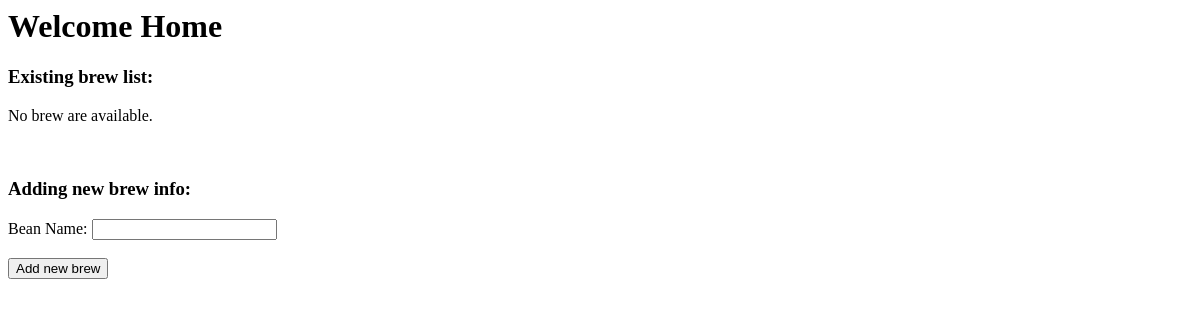
The app's page /, older data.
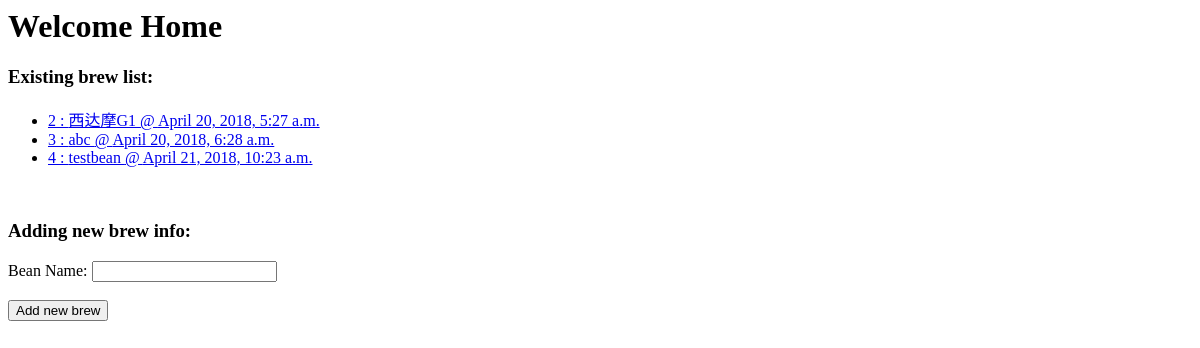
The same page, newer data.
### brew/models.py (models this page shows, shortened)
class BrewInfo(models.Model):
    bean_text = models.CharField(u'咖啡豆', max_length=50)
    pub_date = models.DateTimeField(u'创建时间', default=timezone.now)
    class Meta:
        verbose_name = '冲煮信息'
        verbose_name_plural = '冲煮信息'

### brew/views.py (the view)
# urls.py: 2. Add a URL to urlpatterns:  url(r'^$', views.home, name='home')
def home(request):
    all_brews = BrewInfo.objects.all().values('id', 'bean_text', 'pub_date', )
    context = {
        "all_brews": all_brews,
    }
    return render(request, "home.html", context)

### templates/home.html (shortened to what this page needs)
<head>
</head>
<body>
<h1>Welcome Home</h1>
<div>
    <h3>Existing brew list:</h3>
    {% if all_brews %}
    <ul>
    {% for brew in all_brews %}
        <li><a href="/bean/{{ brew.bean_text }}/">{{ brew.id }} : {{ brew.bean_text }} @ {{brew.pub_date}}</a></li>
    {% endfor %}
    </ul>
    {% else %}
        <p>No brew are available.</p>
    {% endif %}
    <br/>
</div>
<div>
    <h3>Adding new brew info:</h3>
    <form action="/new_brew" method="post">
        <div>
            <label for="bean_name">Bean Name:</label>
            <input type="text" id="bean_name" name="bean_name">
        </div>
        <br/>
        <div class="button">
            <button type="submit">Add new brew</button>
        </div>
    </form>
</div>
</body>

Row changes from the older to the newer data that the page shows:
added BrewInfo: id "2", bean_text "西达摩G1", pub_date "April 20, 2018, 5:27 a.m."
added BrewInfo: id "3", bean_text "abc", pub_date "April 20, 2018, 6:28 a.m."
added BrewInfo: id "4", bean_text "testbean", pub_date "April 21, 2018, 10:23 a.m."
Text that changed along with them:
text no longer shown: "No brew are available."
